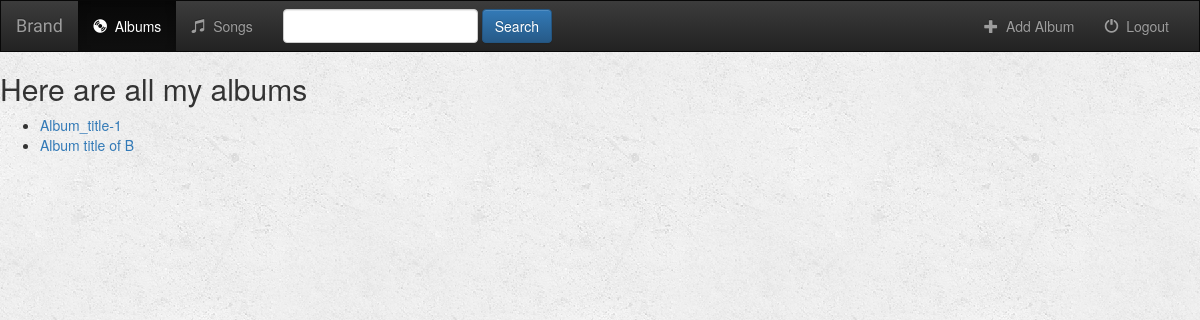
/music/, run on an earlier commit of the app's database.
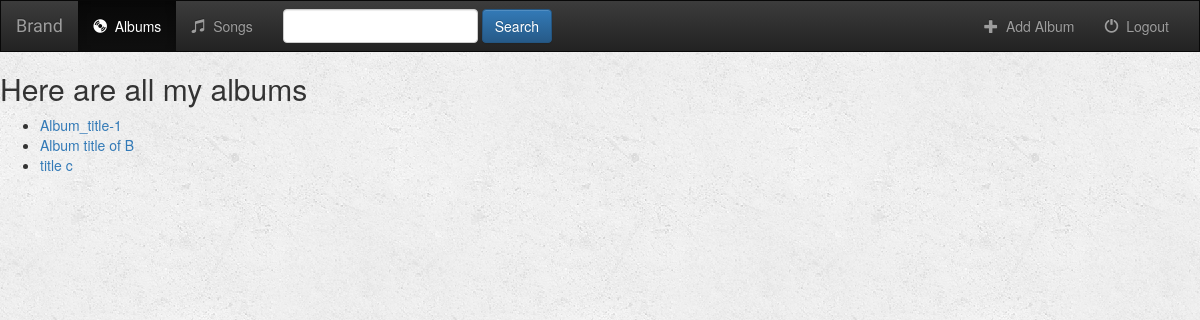
And on a later commit of the database.
### music/models.py (models this page shows, shortened)
class Album(models.Model):
    artist = models.CharField(max_length=250)  # CharField means character datatype
    album_title = models.CharField(max_length=500)
    genre = models.CharField(max_length=100)
    album_logo = models.CharField(max_length=1000)  # link of image

### music/views.py (the view)
def index(request):
    all_albums = Album.objects.all()
    return render(request, 'music/index.html', {'all_albums': all_albums})

### music/templates/music/index.html
{% extends 'music/base.html' %}
{% block body %}
{% if all_albums %}
<h2>Here are all my albums</h2>
<ul>
    {% for album in all_albums %}
    <li><a href="{% url 'music:detail' album.id %}">{{ album.album_title }}</a></li>
    {% endfor %}
</ul>
{% else %}
<h3>You don't have any albums!</h3>
{% endif %}
{% endblock %}

### music/templates/music/base.html (shortened to what this page needs)
<!DOCTYPE html>
<html lang="en">
<head>
    <link rel="stylesheet" href="https://maxcdn.bootstrapcdn.com/bootstrap/3.3.7/css/bootstrap.min.css"
>
    <link rel="stylesheet" href="https://maxcdn.bootstrapcdn.com/bootstrap/3.3.7/css/bootstrap-theme.min.css"
>
    {% load static %}
    <link rel="stylesheet" type="text/css" href="{% static 'music/style.css' %}"/>
</head>
<body>
<nav class="navbar navbar-inverse">
    <div class="container-fluid">
        <div class="navbar-header">
            <a class="navbar-brand" href="{% url 'music:index' %}">Brand</a>
        </div>
        <div class="collapse navbar-collapse" id="topNavBar">
            <ul class="nav navbar-nav">
                <li class="active">
                    <a href="{% url 'music:index' %}">
                        <span class="glyphicon glyphicon-cd" aria-hidden="true"></span>&nbsp
                        Albums</a>
                </li>
                <li class="">
                    <a href="#">
                        <span class="glyphicon glyphicon-music" aria-hidden="true"></span>&nbsp
                        Songs</a>
                </li>
            </ul>
            <form class="navbar-form navbar-left" role="search" method="get" action="#">
                <div class="form-group">
                    <input class="form-control" type="text" name="q" value="">
                    <button class="btn btn-primary" type="submit">Search</button>
                </div>
            </form>
            <ul class="nav navbar-nav navbar-right">
                <li class="">
                    <a href="">
                        <span class="glyphicon glyphicon-plus" aria-hidden="true"></span>&nbsp
                        Add Album</a>
                </li>
                <li class="">
                    <a href="#">
                        <span class="glyphicon glyphicon-off" aria-hidden="true"></span>&nbsp
                        Logout</a>
                </li>
            </ul>
        </div>
    </div>
</nav>
{% block body %}
{% endblock %}
</body>
</html>

### music/static/music/style.css (style rules this page uses)
body { background: white url("images/background.png"); }
.navbar { border-radius: 0; }
.navbar-brand { font-family: 'Tangerine', cursive; }

What changed in the data, as far as the page shows it:
added Album: album_title "title c"
